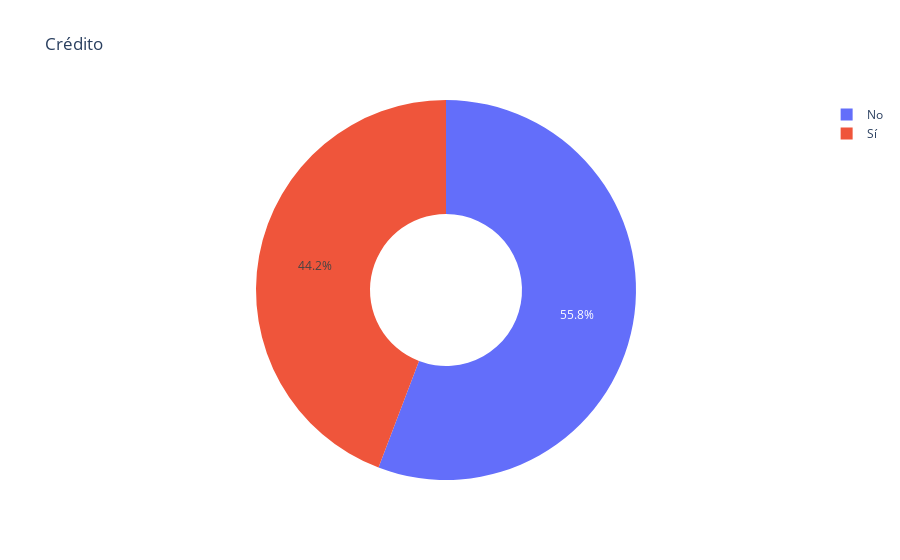

Notebook cell for this chart:
### Code cell
#Credito
si=0
no = 0
for i in range(0, len(data)):
    if df['credito'][i] == 'Sí':
        si += 1
    if df['credito'][i] == 'No':
        no += 1

fig = px.pie(values = [si, no], names=['Sí','No'], hole = 0.4, title = 'Crédito')
fig.show()

### Figure 1 — Plotly figure (JSON) as saved in the notebook; plotly's stock layout.template omitted (floating-point values rounded to 4 significant figures)
{"data": [{"domain": {"x": [0, 1], "y": [0, 1]}, "hole": 0.4, "hovertemplate": "label=%{label}<br>value=%{value}<extra></extra>", "labels": ["Sí", "No"], "legendgroup": "", "name": "", "showlegend": true, "type": "pie", "values": [417, 526]}], "layout": {"legend": {"tracegroupgap": 0}, "title": {"text": "Crédito"}}}
